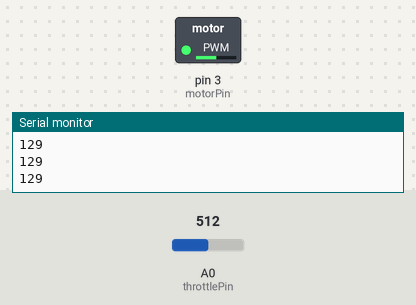
Bench run of a sketch on a simulated Arduino Uno, built with avr-gcc and run on an emulated ATmega328P. Parts: switched loads named in the sketch (green lamp = pin HIGH), the last lines printed to the serial monitor. The inputs (shaded band) are chosen by the test bench; at power-on: A0 (throttlePin) = 512.

Above: at 1.2 s.
1.3 s: A0 (throttlePin) set to 900
At 3.6 s:
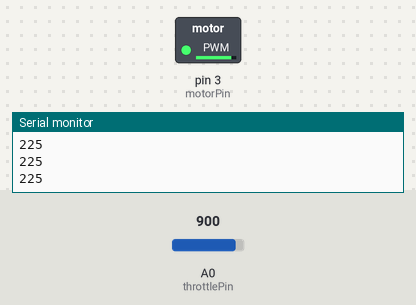
4.3 s: A0 (throttlePin) set to 511
7.3 s: A0 (throttlePin) set to 122
At 8.5 s:
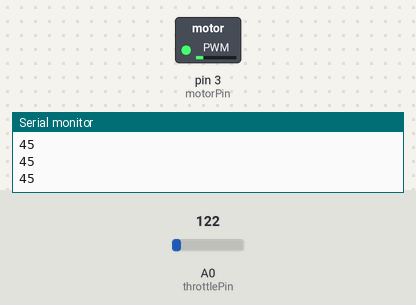
Timing chart, 0 to 10.3 s (numbered marks = the images above; inputs shaded):
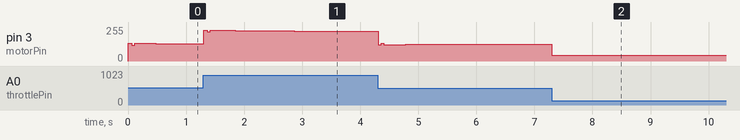

The sketch:

acceleration_pid.ino
```cpp
const int throttlePin = A0; // Analog pin where throttle (e.g., potentiometer) is connected
const int motorPin = 3;     // Digital pin where motor driver PWM input is connected

int throttleValue = 0;      // Current reading from the throttle
int lastThrottleValue = 0;  // Last throttle reading, used for debounce

int motorSpeed = 0;         // Current speed sent to the motor
int targetSpeed = 0;        // Desired speed based on throttle position

// PID parameters
float Kp = 0.9;  // Proportional gain
float Ki = 0.05; // Integral gain
float Kd = 0.1;  // Derivative gain

float previousError = 0;
float integral = 0;

const int debounceThreshold = 15;
unsigned long lastThrottleChangeMillis = 0; // Timestamp of the last valid throttle change
const unsigned long debounceInterval = 50;  // Time interval for debounce

void setup() {
  pinMode(throttlePin, INPUT);
  pinMode(motorPin, OUTPUT);
  analogWrite(motorPin, motorSpeed);
  Serial.begin(9600);
}

void loop() {
  throttleValue = analogRead(throttlePin);

  if (abs(throttleValue - lastThrottleValue) > debounceThreshold ||
      millis() - lastThrottleChangeMillis > debounceInterval) {

    lastThrottleValue = throttleValue;
    lastThrottleChangeMillis = millis();

    targetSpeed = map(throttleValue, 0, 1023, 0, 255);

    // PID calculations
    float error = targetSpeed - motorSpeed;
    integral += error;
    float derivative = error - previousError;
    float output = Kp * error + Ki * integral + Kd * derivative;

    motorSpeed += output;

    // Clamp motorSpeed to ensure it's within the allowable PWM range (0-255)
    motorSpeed = constrain(motorSpeed, 45, 255);
    analogWrite(motorPin, motorSpeed);

    previousError = error; // Update the previous error

    // Debugging output
    Serial.println(motorSpeed);
  }

  delay(10);
}
```

Measured:
- after the input at 7.3 s, pin 3 (motorPin): 127/255 → 45/255 at once
